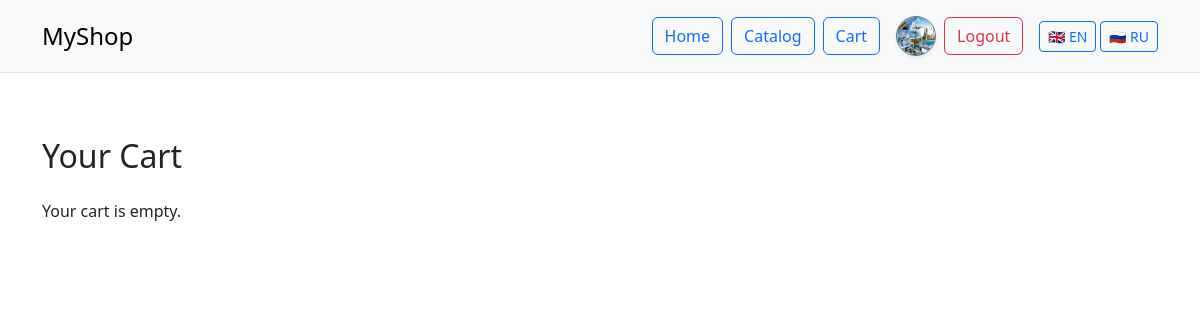
The page /cart/ (signed in) on the database as committed earlier.
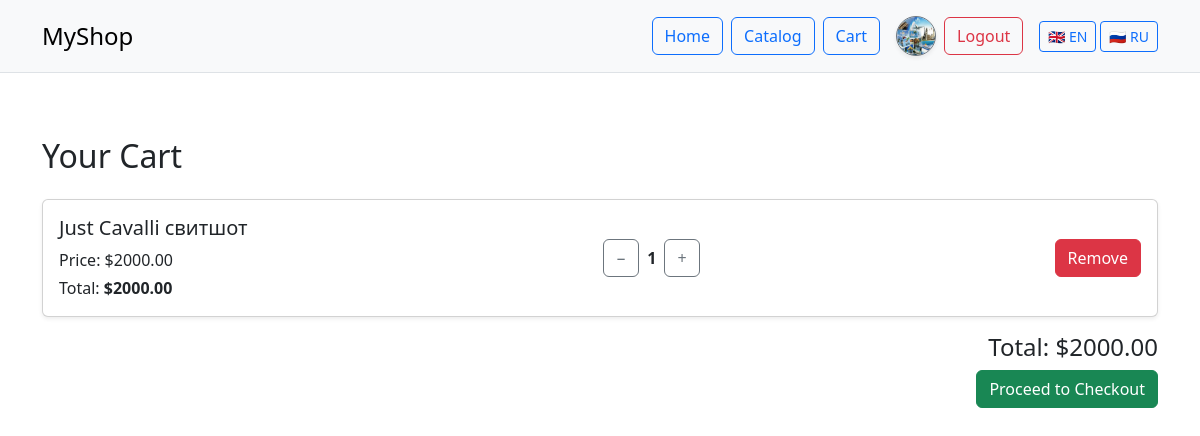
The same page on the database as committed later.
### system/models.py (models this page shows, shortened)
class CartItem(models.Model):
    user = models.ForeignKey(User, on_delete=models.CASCADE)
    product = models.ForeignKey(Product, on_delete=models.CASCADE)
    quantity = models.PositiveIntegerField(default=1)
    added_at = models.DateTimeField(auto_now_add=True)
    def get_total_price(self):
        return self.product.price * self.quantity

class Product(models.Model):
    name = models.CharField(max_length=150)
    description = models.TextField()
    price = models.DecimalField(max_digits=8, decimal_places=2)
    image = models.ImageField(upload_to='products/', blank=True, null=True)
    category = models.ForeignKey(Category, on_delete=models.CASCADE, related_name='products')

### system/views.py (the view)
# urls.py: path('cart/', views.cart_view, name='cart'),
@login_required
def cart_view(request):
    cart_items = CartItem.objects.filter(user=request.user)
    total = sum(item.get_total_price() for item in cart_items)
    return render(request, 'cart.html', {'cart_items': cart_items, 'total': total})

### system/templates/Cart.html (shortened to what this page needs)
{% load i18n static %}
<!DOCTYPE html>
<html lang="{{ LANGUAGE_CODE }}">
<head>
    <link rel="stylesheet" href="{% static 'css/style.css' %}">
    <link href="https://cdn.jsdelivr.net/npm/bootstrap@5.3.3/dist/css/bootstrap.min.css" rel="stylesheet">
</head>
<body>
    <header class="bg-light py-3 border-bottom mb-4">
        <div class="container d-flex justify-content-between align-items-center">
            <h1 class="h4 mb-0">MyShop</h1>
            <nav class="d-flex align-items-center">
                <a href="{% url 'home' %}" class="btn btn-outline-primary me-2">{% trans "Home" %}</a>
                <a href="{% url 'catalog' %}" class="btn btn-outline-primary me-2">{% trans "Catalog" %}</a>
                {% if user.is_authenticated %}
                    <a href="{% url 'cart' %}" class="btn btn-outline-primary me-2">{% trans "Cart" %}</a>
                    <a href="{% url 'profile' %}" class="ms-2">
                        <img src="{% if user.userprofile.avatar %}{{ user.userprofile.avatar.url }}{% else %}/media/avatars/default_avatar.png{% endif %}" alt="Avatar" width="40" height="40" class="rounded-circle border border-secondary shadow-sm">
                    </a>
                    <a href="{% url 'logout' %}" class="btn btn-outline-danger ms-2">{% trans "Logout" %}</a>
                {% else %}
                    <a href="{% url 'login' %}" class="btn btn-outline-success me-2">{% trans "Log in" %}</a>
                    <a href="{% url 'register' %}" class="btn btn-outline-secondary">{% trans "Register" %}</a>
                {% endif %}
                <form action="{% url 'set_language' %}" method="post" class="ms-3 d-flex">
                    <button type="submit" name="language" value="en"
                        class="btn btn-sm {% if LANGUAGE_CODE == 'en' %}btn-primary{% else %}btn-outline-primary{% endif %} me-1">🇬🇧 EN</button>
                    <button type="submit" name="language" value="ru"
                        class="btn btn-sm {% if LANGUAGE_CODE == 'ru' %}btn-primary{% else %}btn-outline-primary{% endif %}">🇷🇺 RU</button>
                </form>
            </nav>
        </div>
    </header>
    <main class="container">
        <h2 class="mb-4">{% trans "Your Cart" %}</h2>
        {% if cart_items %}
            {% for item in cart_items %}
                <div class="card mb-3 shadow-sm">
                    <div class="card-body d-flex justify-content-between align-items-center">
                        <div>
                            <h5 class="card-title">{{ item.product.name }}</h5>
                            <p class="card-text mb-1">{% trans "Price" %}: ${{ item.product.price }}</p>
                            <p class="card-text">{% trans "Total" %}: <strong>${{ item.get_total_price }}</strong></p>
                        </div>
                        <div class="d-flex align-items-center gap-2">
                            <form method="post" action="{% url 'decrease_quantity' item.id %}">{% csrf_token %}
                                <button class="btn btn-outline-secondary" type="submit">−</button>
                            </form>
                            <span class="fw-bold">{{ item.quantity }}</span>
                            <form method="post" action="{% url 'increase_quantity' item.id %}">{% csrf_token %}
                                <button class="btn btn-outline-secondary" type="submit">+</button>
                            </form>
                        </div>
                        <div>
                            <a href="{% url 'remove_from_cart' item.id %}" class="btn btn-danger">{% trans "Remove" %}</a>
                        </div>
                    </div>
                </div>
            {% endfor %}
            <h4 class="text-end">{% trans "Total" %}: ${{ total }}</h4>
            <div class="text-end">
                <a href="{% url 'checkout' %}" class="btn btn-success">{% trans "Proceed to Checkout" %}</a>
            </div>
        {% else %}
            <p>{% trans "Your cart is empty." %}</p>
        {% endif %}
    </main>
</body>
</html>

Rows that differ between the two databases and show on the page:
added CartItem: product.name "Just Cavalli свитшот", product.price "2000.00", get_total_price "2000.00", quantity "1"
Other text that changed with them:
{{ total }}: (not shown) → "2000.00"
text no longer shown: "Your cart is empty."
text now shown: "Total : $ Proceed to Checkout"
